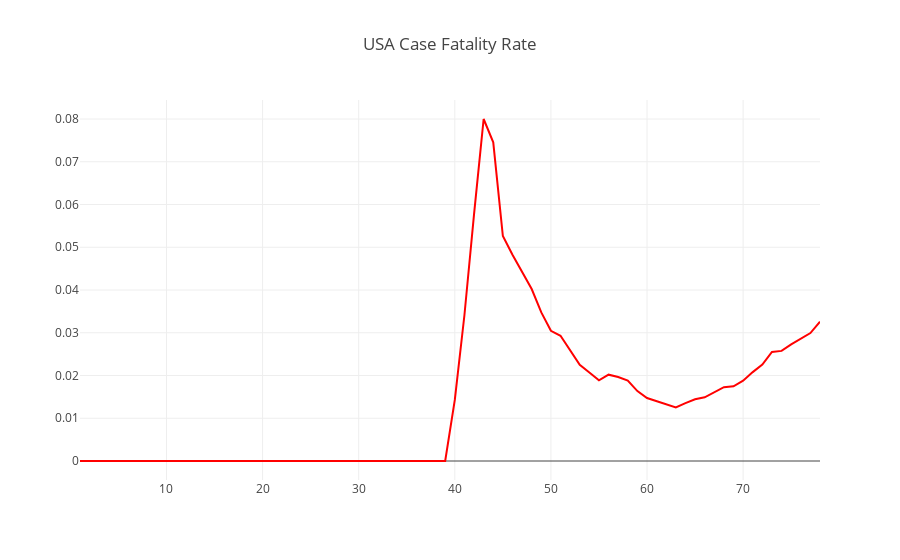

Notebook source saved alongside this figure:
### Markdown cell above
## USA Case Fatality Rate

A running total of the *total deaths* divided by the *total official cases*.

### Code cell
val groupedDays: Vector[(String, Vector[StateDatum])] = rt.days.groupBy(_.date).toVector.sortBy(_._1)

case class DailyAggregate( cases: Int, deaths: Int)

val pilingUp: Vector[DailyAggregate] = groupedDays.map( d => {
    val dayString: String = d._1
    val dataVec: Vector[StateDatum] = d._2
    val sumCases: Int = dataVec.map(_.cases).sum
    val sumDeaths: Int = dataVec.map(_.deaths).sum
    DailyAggregate(sumCases, sumDeaths)
})

val cfr: Vector[Double] = pilingUp.map(d => {
    d.deaths.toDouble / d.cases.toDouble
})

val cfrSeq: Seq[Double] = cfr.toSeq

val howManyDays: Int = cfrSeq.size


val trace0 = Scatter(
  (1 to howManyDays),
  cfrSeq,
  name = "USA Case Fatality Rate",
  mode = ScatterMode(ScatterMode.Lines),
  marker = Marker(
    color = Color.RGBA(255, 0, 0, 1.0),
    line = Line(
      color = Color.RGBA(255, 0, 0, 1.0),
      width = 0.5
    ),
    symbol = Symbol.Circle(),
    size = 3
  )
)

val data = Seq(trace0)

val layout = Layout("USA Case Fatality Rate")

plot(data, layout)

### Figure 1 — Plotly figure (JSON) as saved in the notebook; plotly's stock layout.template omitted (floating-point values rounded to 4 significant figures)
{"data": [{"marker": {"color": "rgba(255, 0, 0, 1.0)", "line": {"color": "rgba(255, 0, 0, 1.0)", "width": 0.5}, "size": 3, "symbol": "circle"}, "mode": "lines", "name": "USA Case Fatality Rate", "type": "scatter", "x": [1, 2, 3, 4, 5, 6, 7, 8, 9, 10, 11, 12, 13, 14, 15, 16, 17, 18, 19, 20, 21, 22, 23, 24, 25, 26, 27, 28, 29, 30, 31, 32, 33, 34, 35, 36, 37, 38, 39, 40, 41, 42, 43, 44, 45, 46, 47, 48, 49, 50, 51, 52, 53, 54, 55, 56, 57, 58, 59, 60, 61, 62, 63, 64, 65, 66, 67, 68, 69, 70, 71, 72, 73, 74, 75, 76, 77, 78], "y": [0, 0, 0, 0, 0, 0, 0, 0, 0, 0, 0, 0, 0, 0, 0, 0, 0, 0, 0, 0, 0, 0, 0, 0, 0, 0, 0, 0, 0, 0, 0, 0, 0, 0, 0, 0, 0, 0, 0, 0.01429, 0.03409, 0.05769, 0.08, 0.07453, 0.05263, 0.04823, 0.04439, 0.04022, 0.03476, 0.03045, 0.0293, 0.02578, 0.02248, 0.0207, 0.01889, 0.02019, 0.01964, 0.01881, 0.01635, 0.01473, 0.01398, 0.01319, 0.01255, 0.01355, 0.01444, 0.01491, 0.01605, 0.01726, 0.01748, 0.01877, 0.0208, 0.02255, 0.0255, 0.02575, 0.02728, 0.02867, 0.02992, 0.03257]}], "layout": {"title": "USA Case Fatality Rate"}}
